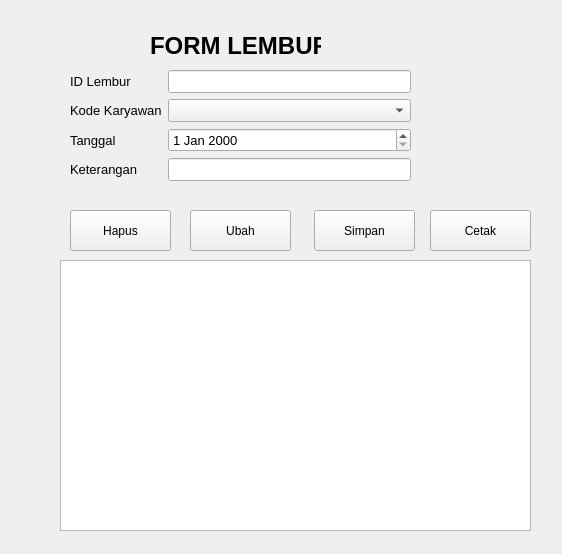
<?xml version="1.0" encoding="UTF-8"?>
<ui version="4.0">
 <class>Form</class>
 <widget class="QWidget" name="Form">
  <property name="geometry">
   <rect>
    <x>0</x>
    <y>0</y>
    <width>562</width>
    <height>554</height>
   </rect>
  </property>
  <property name="windowTitle">
   <string>Form</string>
  </property>
  <widget class="QLabel" name="label">
   <property name="geometry">
    <rect>
     <x>150</x>
     <y>30</y>
     <width>171</width>
     <height>31</height>
    </rect>
   </property>
   <property name="font">
    <font>
     <pointsize>18</pointsize>
     <bold>true</bold>
    </font>
   </property>
   <property name="text">
    <string>FORM LEMBUR</string>
   </property>
  </widget>
  <widget class="QWidget" name="formLayoutWidget">
   <property name="geometry">
    <rect>
     <x>70</x>
     <y>70</y>
     <width>341</width>
     <height>131</height>
    </rect>
   </property>
   <property name="font">
    <font>
     <pointsize>10</pointsize>
    </font>
   </property>
   <layout class="QFormLayout" name="formLayout">
    <item row="0" column="1">
     <widget class="QLineEdit" name="iDLemburLineEdit">
      <property name="font">
       <font>
        <pointsize>10</pointsize>
       </font>
      </property>
     </widget>
    </item>
    <item row="1" column="0">
     <widget class="QLabel" name="kodeKaryawanLabel">
      <property name="font">
       <font>
        <pointsize>10</pointsize>
       </font>
      </property>
      <property name="text">
       <string>Kode Karyawan</string>
      </property>
     </widget>
    </item>
    <item row="1" column="1">
     <widget class="QComboBox" name="kodeKaryawanComboBox">
      <property name="font">
       <font>
        <pointsize>10</pointsize>
       </font>
      </property>
     </widget>
    </item>
    <item row="2" column="0">
     <widget class="QLabel" name="tanggalLabel">
      <property name="font">
       <font>
        <pointsize>10</pointsize>
       </font>
      </property>
      <property name="text">
       <string>Tanggal</string>
      </property>
     </widget>
    </item>
    <item row="2" column="1">
     <widget class="QDateEdit" name="tanggalDateEdit">
      <property name="font">
       <font>
        <pointsize>10</pointsize>
       </font>
      </property>
     </widget>
    </item>
    <item row="3" column="0">
     <widget class="QLabel" name="keteranganLabel">
      <property name="font">
       <font>
        <pointsize>10</pointsize>
       </font>
      </property>
      <property name="text">
       <string>Keterangan</string>
      </property>
     </widget>
    </item>
    <item row="3" column="1">
     <widget class="QLineEdit" name="keteranganLineEdit">
      <property name="font">
       <font>
        <pointsize>10</pointsize>
       </font>
      </property>
     </widget>
    </item>
    <item row="0" column="0">
     <widget class="QLabel" name="iDLemburLabel">
      <property name="font">
       <font>
        <pointsize>10</pointsize>
       </font>
      </property>
      <property name="text">
       <string>ID Lembur</string>
      </property>
     </widget>
    </item>
   </layout>
  </widget>
  <widget class="QPushButton" name="btnSimpan">
   <property name="geometry">
    <rect>
     <x>314</x>
     <y>210</y>
     <width>101</width>
     <height>41</height>
    </rect>
   </property>
   <property name="text">
    <string>Simpan</string>
   </property>
  </widget>
  <widget class="QPushButton" name="btnUbah">
   <property name="geometry">
    <rect>
     <x>190</x>
     <y>210</y>
     <width>101</width>
     <height>41</height>
    </rect>
   </property>
   <property name="text">
    <string>Ubah</string>
   </property>
  </widget>
  <widget class="QPushButton" name="btnHapus">
   <property name="geometry">
    <rect>
     <x>70</x>
     <y>210</y>
     <width>101</width>
     <height>41</height>
    </rect>
   </property>
   <property name="text">
    <string>Hapus</string>
   </property>
  </widget>
  <widget class="QTableView" name="tableLembur">
   <property name="geometry">
    <rect>
     <x>60</x>
     <y>260</y>
     <width>471</width>
     <height>271</height>
    </rect>
   </property>
  </widget>
  <widget class="QPushButton" name="btnCetak">
   <property name="geometry">
    <rect>
     <x>430</x>
     <y>210</y>
     <width>101</width>
     <height>41</height>
    </rect>
   </property>
   <property name="text">
    <string>Cetak</string>
   </property>
  </widget>
 </widget>
 <resources/>
 <connections/>
</ui>
